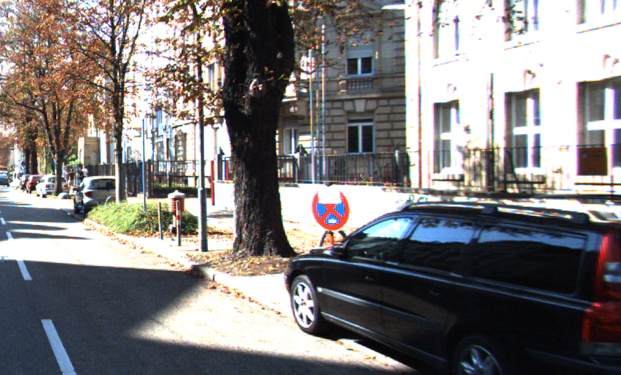
#> input picture right.jpg, 621 x 375 px
$ python combine.py
#> lines starting #> are read from the running program, lines starting #| are printed output that depends on the picture
import cv2

import numpy as np
# Load the two images
image1 = cv2.imread('right.jpg')
#> image1 is the input picture: shape (375, 621, 3); mean B, G, R 123.3, 123.5, 126.9
image2 = cv2.imread('leftnoise.jpg')
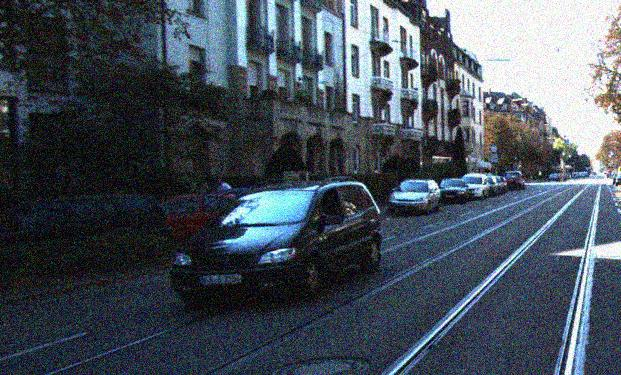
#> input picture leftnoise.jpg, 621 x 375 px
#> image2 is the input picture: shape (375, 621, 3); mean B, G, R 90.6, 80.2, 70.9
# Combine the images horizontally
combined_image = np.hstack((image2, image1))
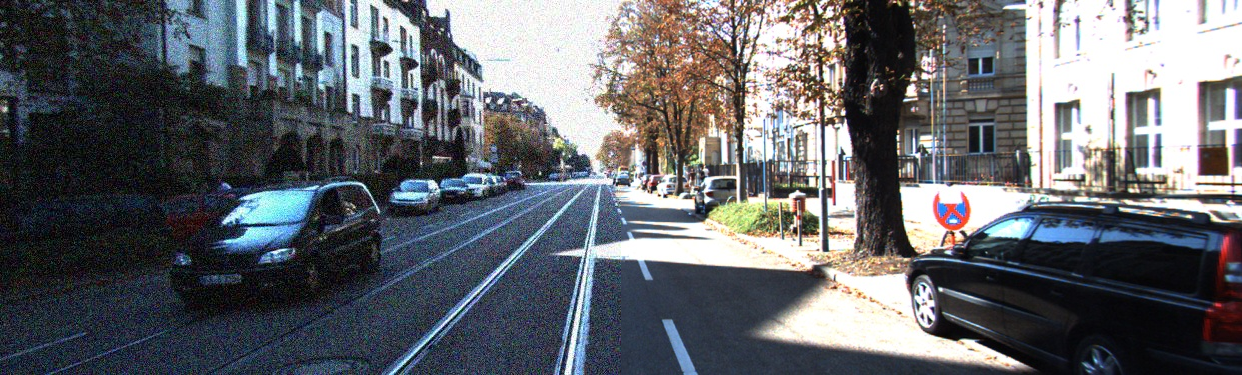
#> combined_image: shape (375, 1242, 3); mean B, G, R 106.9, 101.9, 98.9
# Display the combined image
cv2.imshow('Combined Image', combined_image)
cv2.waitKey(0)
cv2.destroyAllWindows()
# Save the combined image
cv2.imwrite('combined_image.jpg', combined_image)
